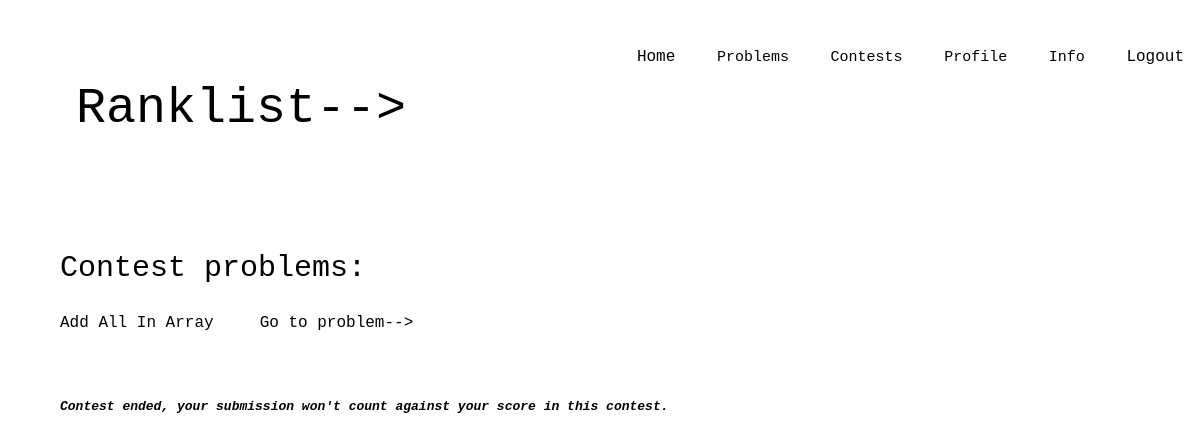
The page /contest/1/ on the database as committed earlier.
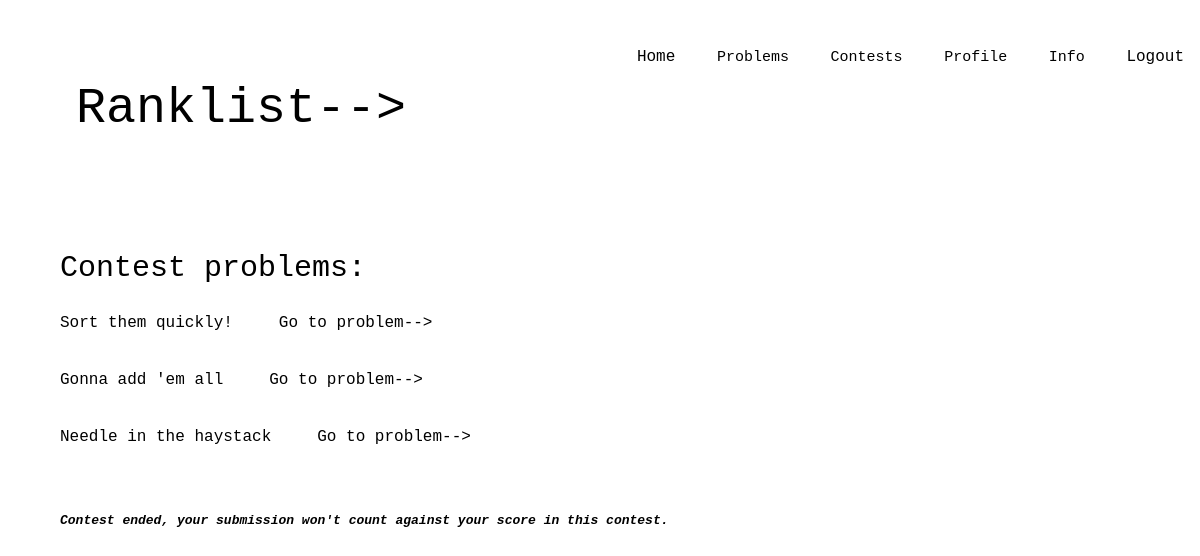
The same page on the database as committed later.
### problems/models.py (models this page shows)
class Question(models.Model):
    problemCode = models.CharField(max_length=50)
    problemName = models.CharField(max_length=100)
    problemStatement = models.TextField()
    timeLimit = models.FloatField()
    memoryLimit = models.IntegerField()
    marking = models.IntegerField()
    access = models.IntegerField()
    creator = models.CharField(max_length=20)
    editorialist = models.CharField(max_length=20)
    totalAttempts = models.IntegerField()
    successfulAttempts = models.IntegerField()

### contest/views.py (the view)
# urls.py: path('<int:contest_id>/',contestView,name='contest'),
def contestView(request,contest_id):
    util = ContestUtilities()
    contestStatus = util.contestFinished(contest_id)
    current_contest = Contest.objects.get(id=contest_id)
    all_questions = current_contest.questions.all()
    return render(request,'contestQuestions.html',{'all_problems':all_questions,'contestId':contest_id,'status':contestStatus})

### templates/contestQuestions.html (shortened to what this page needs)
<div>
    <head>
        <link rel="stylesheet" type="text/css"  href="../../static/css/contestQuestions.css">
    </head>
    <body>
        <header>
            <div class="main">
                <ul>
                    <li><a href="/dashboard">Home</a></li>
                    <div class="dropdown">
                        <button class="dropbtn">Problems</button>
                    </div>
                    <div class="dropdown">
                        <button class="dropbtn">Contests</button>
                    </div>
                    <div class="dropdown">
                        <button class="dropbtn">Profile</button>
                    </div>
                    <div class="dropdown">
                        <button class="dropbtn">Info</button>
                    </div>
                    <li><a href="/logout/">Logout</a></li>
                </ul>
        </header>
    <div class ="title">
                <ul>
                    <li><a href="/contest/{{ contestId }}/ranklist/">Ranklist--> </a></li>
                    <br><br><br>
                    <p2>Contest problems:</p2>
                    {% for problem in all_problems %}
                    <br>
                    <li><p1>{{ problem.problemName }}</p1>
                    <form action="/contest/{{ contestId }}/{{ problem.id }}/"
                    style="display: inline;"
                    method="post">
                    <input type="submit" value="Go to problem-->"/>
                    </form>
                    </li>
                    {% endfor %}
                    <br><br>
                    {% if status %}
                    <p3><i><b>Contest ended, your submission won't count against your score in this contest.</b></i></p3>
                    {% endif %}
            </ul>
            </div>
    </body>
</div>

### static/css/contestQuestions.css (style rules this page uses)
* { margin: 0; padding: 0; font-family: Courier New; }
header { background-color: white; height: 100vh; background-position: center; background-repeat: no-repeat; background-size: 20% 60%; }
ul { float: right; list-style-type: none; margin-top: 40px; }
ul li { display: inline-block; }
ul li a { text-decoration: none; color: #000; padding: 8px 15px; border: 1px solid transparent; transition: 0.6s ease; }
.main { max-width: 1800px; margin: auto; }
.title { position: absolute; top: 5%; left: 5%; transform: translate (-50%, -50%); font-size: 50px; }
.title p1 { color: #000; font-size: 16px; }
.title p2 { color: #000; font-size: 30px; }
.title p3 { color: #000; font-size: 13px; }

### templates/contestQuestions.html (style rules this page uses)
input[type=submit] { background-color: white; color: black; padding: 8px 15px; text-align: center; text-decoration: none; display: inline-block; font-size: 16px; cursor: pointer; border: 1px solid transparent; transition: 0.6s ease; }
.dropbtn { text-decoration: none; color: #000; font-size: 15px; padding: 8px 15px; border: 1px solid transparent; transition: 0.6s ease; background-color: white; }
.dropdown { position: relative; display: inline-block; }

Rows that differ between the two databases and show on the page:
changed Question: problemName "Add All In Array" → "Sort them quickly!"
added Question: problemName "Gonna add 'em all"
added Question: problemName "Needle in the haystack"
